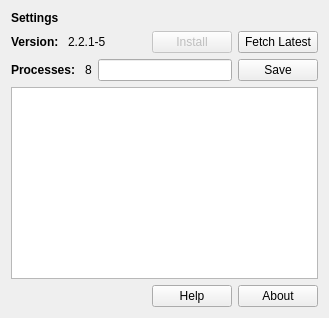
          <widget class="QWidget" name="settingsTab">
           <attribute name="icon">
            <iconset>
             <normaloff>icons/settings.png</normaloff>icons/settings.png</iconset>
           </attribute>
           <attribute name="title">
            <string>Preferences</string>
           </attribute>
           <layout class="QVBoxLayout" name="verticalLayout_Settings">
            <item>
             <widget class="QLabel" name="label_4">
              <property name="font">
               <font>
                <weight>75</weight>
                <bold>true</bold>
               </font>
              </property>
              <property name="frameShape">
               <enum>QFrame::NoFrame</enum>
              </property>
              <property name="text">
               <string>Settings</string>
              </property>
             </widget>
            </item>
            <item>
             <layout class="QHBoxLayout" name="horizontalLayout_4">
              <item>
               <widget class="QLabel" name="label_2">
                <property name="sizePolicy">
                 <sizepolicy hsizetype="Fixed" vsizetype="Fixed">
                  <horstretch>0</horstretch>
                  <verstretch>0</verstretch>
                 </sizepolicy>
                </property>
                <property name="font">
                 <font>
                  <weight>75</weight>
                  <bold>true</bold>
                 </font>
                </property>
                <property name="text">
                 <string>Version: </string>
                </property>
               </widget>
              </item>
              <item>
               <widget class="QLabel" name="versionNumber">
                <property name="sizePolicy">
                 <sizepolicy hsizetype="Fixed" vsizetype="Fixed">
                  <horstretch>0</horstretch>
                  <verstretch>0</verstretch>
                 </sizepolicy>
                </property>
                <property name="font">
                 <font>
                  <weight>50</weight>
                  <bold>false</bold>
                 </font>
                </property>
                <property name="text">
                 <string>2.2.1-5</string>
                </property>
               </widget>
              </item>
              <item>
               <spacer name="horizontalSpacer_6">
                <property name="orientation">
                 <enum>Qt::Horizontal</enum>
                </property>
                <property name="sizeHint" stdset="0">
                 <size>
                  <width>40</width>
                  <height>20</height>
                 </size>
                </property>
               </spacer>
              </item>
              <item>
               <widget class="QPushButton" name="installUpdateButton">
                <property name="enabled">
                 <bool>false</bool>
                </property>
                <property name="text">
                 <string>Install</string>
                </property>
               </widget>
              </item>
              <item>
               <widget class="QPushButton" name="checkUpdatesButton">
                <property name="sizePolicy">
                 <sizepolicy hsizetype="Minimum" vsizetype="Fixed">
                  <horstretch>0</horstretch>
                  <verstretch>0</verstretch>
                 </sizepolicy>
                </property>
                <property name="font">
                 <font>
                  <weight>50</weight>
                  <bold>false</bold>
                 </font>
                </property>
                <property name="text">
                 <string>Fetch Latest</string>
                </property>
                <property name="icon">
                 <iconset>
                  <normaloff>icons/reload.svg</normaloff>icons/reload.svg</iconset>
                </property>
               </widget>
              </item>
             </layout>
            </item>
            <item>
             <layout class="QHBoxLayout" name="horizontalLayout_8">
              <item>
               <widget class="QLabel" name="label_3">
                <property name="font">
                 <font>
                  <weight>75</weight>
                  <bold>true</bold>
                 </font>
                </property>
                <property name="text">
                 <string>Processes: </string>
                </property>
               </widget>
              </item>
              <item>
               <widget class="QLabel" name="processNumberLabel">
                <property name="font">
                 <font>
                  <weight>50</weight>
                  <bold>false</bold>
                 </font>
                </property>
                <property name="text">
                 <string>8</string>
                </property>
               </widget>
              </item>
              <item>
               <widget class="QLineEdit" name="processNumberEdit"/>
              </item>
              <item>
               <widget class="QPushButton" name="processUpdateButton">
                <property name="font">
                 <font>
                  <weight>50</weight>
                  <bold>false</bold>
                 </font>
                </property>
                <property name="text">
                 <string>Save</string>
                </property>
               </widget>
              </item>
             </layout>
            </item>
            <item>
             <widget class="QTextBrowser" name="fetchOutput">
              <property name="font">
               <font>
                <weight>50</weight>
                <bold>false</bold>
               </font>
              </property>
              <property name="frameShape">
               <enum>QFrame::StyledPanel</enum>
              </property>
             </widget>
            </item>
            <item>
             <layout class="QHBoxLayout" name="horizontalLayout_5">
              <item>
               <spacer name="horizontalSpacer_7">
                <property name="orientation">
                 <enum>Qt::Horizontal</enum>
                </property>
                <property name="sizeHint" stdset="0">
                 <size>
                  <width>40</width>
                  <height>20</height>
                 </size>
                </property>
               </spacer>
              </item>
              <item>
               <widget class="QPushButton" name="helpButton">
                <property name="text">
                 <string>Help</string>
                </property>
                <property name="icon">
                 <iconset>
                  <normaloff>icons/help.svg</normaloff>icons/help.svg</iconset>
                </property>
               </widget>
              </item>
              <item>
               <widget class="QPushButton" name="aboutButton">
                <property name="enabled">
                 <bool>true</bool>
                </property>
                <property name="font">
                 <font>
                  <weight>50</weight>
                  <bold>false</bold>
                 </font>
                </property>
                <property name="text">
                 <string>About</string>
                </property>
                <property name="icon">
                 <iconset>
                  <normaloff>icons/netinfo.png</normaloff>icons/netinfo.png</iconset>
                </property>
               </widget>
              </item>
             </layout>
            </item>
           </layout>
          </widget>
